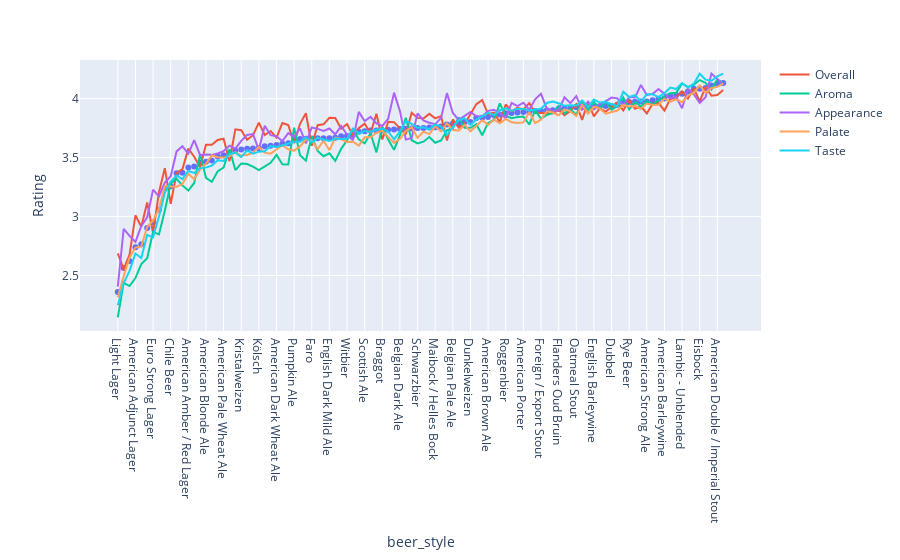

Write notebook code for a chart like this one.
### Markdown cell above
Q8: How do the beer styles differ in the individual ratings?

### Code cell
fig = px.scatter(df_beer_style_sorted, x="beer_style", y="review_mean", height=800)
fig.update_layout(yaxis_title="Rating")
fig.add_scatter(x=df_beer_style_sorted["beer_style"], y=df_beer_style_sorted["review_overall"], name="Overall")
fig.add_scatter(x=df_beer_style_sorted["beer_style"], y=df_beer_style_sorted["review_aroma"], name="Aroma")
fig.add_scatter(x=df_beer_style_sorted["beer_style"], y=df_beer_style_sorted["review_appearance"], name="Appearance")
fig.add_scatter(x=df_beer_style_sorted["beer_style"], y=df_beer_style_sorted["review_palate"], name="Palate")
fig.add_scatter(x=df_beer_style_sorted["beer_style"], y=df_beer_style_sorted["review_taste"], name="Taste")
fig.show()

### Figure 1 — Plotly figure (JSON) as saved in the notebook; plotly's stock layout.template omitted (floating-point values rounded to 4 significant figures)
{"data": [{"hovertemplate": "beer_style=%{x}<br>review_mean=%{y}<extra></extra>", "legendgroup": "", "marker": {"color": "#636efa", "symbol": "circle"}, "mode": "markers", "name": "", "showlegend": false, "type": "scatter", "x": ["Light Lager", "Low Alcohol Beer", "American Malt Liquor", "American Adjunct Lager", "Happoshu", "Japanese Rice Lager", "Euro Strong Lager", "Euro Pale Lager", "American Pale Lager", "Chile Beer", "Kvass", "Euro Dark Lager", "American Amber / Red Lager", "Black & Tan", "Fruit / Vegetable Beer", "American Blonde Ale", "Cream Ale", "English Pale Mild Ale", "American Pale Wheat Ale", "Herbed / Spiced Beer", "German Pilsener", "Kristalweizen", "Bock", "English Pale Ale", "Kölsch", "Irish Red Ale", "Munich Dunkel Lager", "American Dark Wheat Ale", "Czech Pilsener", "Vienna Lager", "Pumpkin Ale", "English Bitter", "Munich Helles Lager", "Faro", "English Brown Ale", "Märzen / Oktoberfest", "English Dark Mild Ale", "Dortmunder / Export Lager", "English India Pale Ale (IPA)", "Witbier", "Scottish Gruit / Ancient Herbed Ale", "English Stout", "Scottish Ale", "Winter Warmer", "California Common / Steam Beer", "Braggot", "American Amber / Red Ale", "Irish Dry Stout", "Belgian Dark Ale", "Sahti", "Berliner Weissbier", "Schwarzbier", "Altbier", "American Pale Ale (APA)", "Maibock / Helles Bock", "Extra Special / Strong Bitter (ESB)", "Bière de Champagne / Bière Brut", "Belgian Pale Ale", "Smoked Beer", "English Strong Ale", "Dunkelweizen", "Hefeweizen", "Keller Bier / Zwickel Bier", "American Brown Ale", "Bière de Garde", "Rauchbier", "Roggenbier", "Milk / Sweet Stout", "English Porter", "American Porter", "Gose", "American Stout", "Foreign / Export Stout", "Doppelbock", "Scotch Ale / Wee Heavy", "Flanders Oud Bruin", "American Double / Imperial Pilsner", "Belgian Strong Pale Ale", "Oatmeal Stout", "Wheatwine", "American IPA", "English Barleywine", "Tripel", "Lambic - Fruit", "Dubbel", "Saison / Farmhouse Ale", "Old Ale", "Rye Beer", "Belgian Strong Dark Ale", "American Black Ale", "American Strong Ale", "Baltic Porter", "Belgian IPA", "American Barleywine", "Flanders Red Ale", "Weizenbock", "Lambic - Unblended", "American Double / Imperial IPA", "Gueuze", "Eisbock", "American Wild Ale", "Russian Imperial Stout", "American Double / Imperial Stout", "Quadrupel (Quad)"], "xaxis": "x", "y": [2.36, 2.563, 2.623, 2.74, 2.765, 2.904, 2.95, 3.057, 3.242, 3.257, 3.368, 3.371, 3.416, 3.425, 3.456, 3.465, 3.476, 3.51, 3.521, 3.537, 3.559, 3.569, 3.574, 3.578, 3.579, 3.596, 3.6, 3.606, 3.616, 3.623, 3.649, 3.657, 3.659, 3.662, 3.663, 3.663, 3.665, 3.667, 3.68, 3.684, 3.692, 3.72, 3.723, 3.729, 3.73, 3.731, 3.737, 3.739, 3.743, 3.744, 3.747, 3.75, 3.752, 3.756, 3.757, 3.765, 3.781, 3.789, 3.792, 3.801, 3.802, 3.836, 3.838, 3.843, 3.858, 3.866, 3.877, 3.877, 3.882, 3.887, 3.887, 3.895, 3.897, 3.901, 3.902, 3.913, 3.918, 3.921, 3.926, 3.927, 3.93, 3.931, 3.935, 3.938, 3.938, 3.948, 3.971, 3.972, 3.973, 3.975, 3.976, 3.986, 3.998, 4.002, 4.023, 4.03, 4.042, 4.06, 4.083, 4.084, 4.091, 4.111, 4.129, 4.133], "yaxis": "y"}, {"name": "Overall", "type": "scatter", "x": ["Light Lager", "Low Alcohol Beer", "American Malt Liquor", "American Adjunct Lager", "Happoshu", "Japanese Rice Lager", "Euro Strong Lager", "Euro Pale Lager", "American Pale Lager", "Chile Beer", "Kvass", "Euro Dark Lager", "American Amber / Red Lager", "Black & Tan", "Fruit / Vegetable Beer", "American Blonde Ale", "Cream Ale", "English Pale Mild Ale", "American Pale Wheat Ale", "Herbed / Spiced Beer", "German Pilsener", "Kristalweizen", "Bock", "English Pale Ale", "Kölsch", "Irish Red Ale", "Munich Dunkel Lager", "American Dark Wheat Ale", "Czech Pilsener", "Vienna Lager", "Pumpkin Ale", "English Bitter", "Munich Helles Lager", "Faro", "English Brown Ale", "Märzen / Oktoberfest", "English Dark Mild Ale", "Dortmunder / Export Lager", "English India Pale Ale (IPA)", "Witbier", "Scottish Gruit / Ancient Herbed Ale", "English Stout", "Scottish Ale", "Winter Warmer", "California Common / Steam Beer", "Braggot", "American Amber / Red Ale", "Irish Dry Stout", "Belgian Dark Ale", "Sahti", "Berliner Weissbier", "Schwarzbier", "Altbier", "American Pale Ale (APA)", "Maibock / Helles Bock", "Extra Special / Strong Bitter (ESB)", "Bière de Champagne / Bière Brut", "Belgian Pale Ale", "Smoked Beer", "English Strong Ale", "Dunkelweizen", "Hefeweizen", "Keller Bier / Zwickel Bier", "American Brown Ale", "Bière de Garde", "Rauchbier", "Roggenbier", "Milk / Sweet Stout", "English Porter", "American Porter", "Gose", "American Stout", "Foreign / Export Stout", "Doppelbock", "Scotch Ale / Wee Heavy", "Flanders Oud Bruin", "American Double / Imperial Pilsner", "Belgian Strong Pale Ale", "Oatmeal Stout", "Wheatwine", "American IPA", "English Barleywine", "Tripel", "Lambic - Fruit", "Dubbel", "Saison / Farmhouse Ale", "Old Ale", "Rye Beer", "Belgian Strong Dark Ale", "American Black Ale", "American Strong Ale", "Baltic Porter", "Belgian IPA", "American Barleywine", "Flanders Red Ale", "Weizenbock", "Lambic - Unblended", "American Double / Imperial IPA", "Gueuze", "Eisbock", "American Wild Ale", "Russian Imperial Stout", "American Double / Imperial Stout", "Quadrupel (Quad)"], "y": [2.687, 2.552, 2.678, 3.01, 2.913, 3.12, 2.86, 3.204, 3.411, 3.108, 3.369, 3.402, 3.577, 3.507, 3.419, 3.609, 3.61, 3.649, 3.66, 3.47, 3.739, 3.733, 3.651, 3.69, 3.797, 3.691, 3.724, 3.668, 3.793, 3.776, 3.622, 3.787, 3.876, 3.6, 3.774, 3.782, 3.837, 3.836, 3.744, 3.784, 3.69, 3.75, 3.788, 3.705, 3.871, 3.653, 3.803, 3.801, 3.748, 3.697, 3.88, 3.837, 3.832, 3.871, 3.833, 3.853, 3.645, 3.824, 3.753, 3.786, 3.867, 3.954, 3.988, 3.869, 3.881, 3.8, 3.951, 3.892, 3.921, 3.909, 3.962, 3.88, 3.879, 3.876, 3.875, 3.904, 3.86, 3.896, 3.952, 3.82, 3.972, 3.85, 3.918, 3.891, 3.929, 3.965, 3.9, 3.989, 3.914, 3.935, 3.875, 3.957, 3.963, 3.899, 3.996, 4.011, 4.061, 4.0, 4.087, 3.975, 4.1, 4.025, 4.03, 4.073]}, {"name": "Aroma", "type": "scatter", "x": ["Light Lager", "Low Alcohol Beer", "American Malt Liquor", "American Adjunct Lager", "Happoshu", "Japanese Rice Lager", "Euro Strong Lager", "Euro Pale Lager", "American Pale Lager", "Chile Beer", "Kvass", "Euro Dark Lager", "American Amber / Red Lager", "Black & Tan", "Fruit / Vegetable Beer", "American Blonde Ale", "Cream Ale", "English Pale Mild Ale", "American Pale Wheat Ale", "Herbed / Spiced Beer", "German Pilsener", "Kristalweizen", "Bock", "English Pale Ale", "Kölsch", "Irish Red Ale", "Munich Dunkel Lager", "American Dark Wheat Ale", "Czech Pilsener", "Vienna Lager", "Pumpkin Ale", "English Bitter", "Munich Helles Lager", "Faro", "English Brown Ale", "Märzen / Oktoberfest", "English Dark Mild Ale", "Dortmunder / Export Lager", "English India Pale Ale (IPA)", "Witbier", "Scottish Gruit / Ancient Herbed Ale", "English Stout", "Scottish Ale", "Winter Warmer", "California Common / Steam Beer", "Braggot", "American Amber / Red Ale", "Irish Dry Stout", "Belgian Dark Ale", "Sahti", "Berliner Weissbier", "Schwarzbier", "Altbier", "American Pale Ale (APA)", "Maibock / Helles Bock", "Extra Special / Strong Bitter (ESB)", "Bière de Champagne / Bière Brut", "Belgian Pale Ale", "Smoked Beer", "English Strong Ale", "Dunkelweizen", "Hefeweizen", "Keller Bier / Zwickel Bier", "American Brown Ale", "Bière de Garde", "Rauchbier", "Roggenbier", "Milk / Sweet Stout", "English Porter", "American Porter", "Gose", "American Stout", "Foreign / Export Stout", "Doppelbock", "Scotch Ale / Wee Heavy", "Flanders Oud Bruin", "American Double / Imperial Pilsner", "Belgian Strong Pale Ale", "Oatmeal Stout", "Wheatwine", "American IPA", "English Barleywine", "Tripel", "Lambic - Fruit", "Dubbel", "Saison / Farmhouse Ale", "Old Ale", "Rye Beer", "Belgian Strong Dark Ale", "American Black Ale", "American Strong Ale", "Baltic Porter", "Belgian IPA", "American Barleywine", "Flanders Red Ale", "Weizenbock", "Lambic - Unblended", "American Double / Imperial IPA", "Gueuze", "Eisbock", "American Wild Ale", "Russian Imperial Stout", "American Double / Imperial Stout", "Quadrupel (Quad)"], "y": [2.144, 2.438, 2.411, 2.479, 2.597, 2.647, 2.87, 2.849, 3.049, 3.28, 3.319, 3.264, 3.22, 3.285, 3.53, 3.328, 3.294, 3.385, 3.415, 3.572, 3.394, 3.45, 3.445, 3.423, 3.394, 3.426, 3.456, 3.523, 3.443, 3.442, 3.754, 3.521, 3.474, 3.679, 3.557, 3.511, 3.536, 3.472, 3.574, 3.647, 3.743, 3.654, 3.62, 3.706, 3.545, 3.76, 3.653, 3.565, 3.689, 3.837, 3.647, 3.62, 3.635, 3.675, 3.625, 3.646, 3.732, 3.748, 3.841, 3.753, 3.753, 3.783, 3.69, 3.794, 3.82, 3.96, 3.853, 3.835, 3.845, 3.848, 3.781, 3.901, 3.829, 3.861, 3.879, 3.94, 3.873, 3.912, 3.864, 3.977, 3.902, 3.973, 3.917, 3.978, 3.907, 3.935, 4.009, 3.908, 3.973, 3.934, 3.982, 3.948, 3.984, 4.022, 4.046, 4.05, 4.127, 4.1, 4.117, 4.157, 4.135, 4.078, 4.162, 4.133]}, {"name": "Appearance", "type": "scatter", "x": ["Light Lager", "Low Alcohol Beer", "American Malt Liquor", "American Adjunct Lager", "Happoshu", "Japanese Rice Lager", "Euro Strong Lager", "Euro Pale Lager", "American Pale Lager", "Chile Beer", "Kvass", "Euro Dark Lager", "American Amber / Red Lager", "Black & Tan", "Fruit / Vegetable Beer", "American Blonde Ale", "Cream Ale", "English Pale Mild Ale", "American Pale Wheat Ale", "Herbed / Spiced Beer", "German Pilsener", "Kristalweizen", "Bock", "English Pale Ale", "Kölsch", "Irish Red Ale", "Munich Dunkel Lager", "American Dark Wheat Ale", "Czech Pilsener", "Vienna Lager", "Pumpkin Ale", "English Bitter", "Munich Helles Lager", "Faro", "English Brown Ale", "Märzen / Oktoberfest", "English Dark Mild Ale", "Dortmunder / Export Lager", "English India Pale Ale (IPA)", "Witbier", "Scottish Gruit / Ancient Herbed Ale", "English Stout", "Scottish Ale", "Winter Warmer", "California Common / Steam Beer", "Braggot", "American Amber / Red Ale", "Irish Dry Stout", "Belgian Dark Ale", "Sahti", "Berliner Weissbier", "Schwarzbier", "Altbier", "American Pale Ale (APA)", "Maibock / Helles Bock", "Extra Special / Strong Bitter (ESB)", "Bière de Champagne / Bière Brut", "Belgian Pale Ale", "Smoked Beer", "English Strong Ale", "Dunkelweizen", "Hefeweizen", "Keller Bier / Zwickel Bier", "American Brown Ale", "Bière de Garde", "Rauchbier", "Roggenbier", "Milk / Sweet Stout", "English Porter", "American Porter", "Gose", "American Stout", "Foreign / Export Stout", "Doppelbock", "Scotch Ale / Wee Heavy", "Flanders Oud Bruin", "American Double / Imperial Pilsner", "Belgian Strong Pale Ale", "Oatmeal Stout", "Wheatwine", "American IPA", "English Barleywine", "Tripel", "Lambic - Fruit", "Dubbel", "Saison / Farmhouse Ale", "Old Ale", "Rye Beer", "Belgian Strong Dark Ale", "American Black Ale", "American Strong Ale", "Baltic Porter", "Belgian IPA", "American Barleywine", "Flanders Red Ale", "Weizenbock", "Lambic - Unblended", "American Double / Imperial IPA", "Gueuze", "Eisbock", "American Wild Ale", "Russian Imperial Stout", "American Double / Imperial Stout", "Quadrupel (Quad)"], "y": [2.406, 2.896, 2.837, 2.786, 2.92, 2.994, 3.228, 3.171, 3.289, 3.342, 3.552, 3.596, 3.533, 3.648, 3.521, 3.525, 3.523, 3.535, 3.555, 3.602, 3.576, 3.642, 3.692, 3.699, 3.566, 3.771, 3.69, 3.68, 3.64, 3.707, 3.675, 3.749, 3.621, 3.756, 3.743, 3.727, 3.747, 3.696, 3.768, 3.695, 3.647, 3.888, 3.81, 3.845, 3.789, 3.768, 3.829, 4.051, 3.894, 3.652, 3.666, 3.875, 3.816, 3.795, 3.783, 3.837, 4.047, 3.878, 3.82, 3.856, 3.888, 3.851, 3.849, 3.896, 3.906, 3.878, 3.834, 3.965, 3.937, 3.966, 3.906, 3.994, 4.041, 3.913, 3.896, 3.902, 4.012, 3.962, 4.021, 3.908, 3.974, 3.909, 3.957, 3.977, 4.009, 4.003, 3.943, 4.014, 4.011, 4.116, 4.03, 4.041, 4.081, 4.04, 4.003, 4.013, 3.918, 4.081, 4.037, 3.963, 4.011, 4.213, 4.164, 4.12]}, {"name": "Palate", "type": "scatter", "x": ["Light Lager", "Low Alcohol Beer", "American Malt Liquor", "American Adjunct Lager", "Happoshu", "Japanese Rice Lager", "Euro Strong Lager", "Euro Pale Lager", "American Pale Lager", "Chile Beer", "Kvass", "Euro Dark Lager", "American Amber / Red Lager", "Black & Tan", "Fruit / Vegetable Beer", "American Blonde Ale", "Cream Ale", "English Pale Mild Ale", "American Pale Wheat Ale", "Herbed / Spiced Beer", "German Pilsener", "Kristalweizen", "Bock", "English Pale Ale", "Kölsch", "Irish Red Ale", "Munich Dunkel Lager", "American Dark Wheat Ale", "Czech Pilsener", "Vienna Lager", "Pumpkin Ale", "English Bitter", "Munich Helles Lager", "Faro", "English Brown Ale", "Märzen / Oktoberfest", "English Dark Mild Ale", "Dortmunder / Export Lager", "English India Pale Ale (IPA)", "Witbier", "Scottish Gruit / Ancient Herbed Ale", "English Stout", "Scottish Ale", "Winter Warmer", "California Common / Steam Beer", "Braggot", "American Amber / Red Ale", "Irish Dry Stout", "Belgian Dark Ale", "Sahti", "Berliner Weissbier", "Schwarzbier", "Altbier", "American Pale Ale (APA)", "Maibock / Helles Bock", "Extra Special / Strong Bitter (ESB)", "Bière de Champagne / Bière Brut", "Belgian Pale Ale", "Smoked Beer", "English Strong Ale", "Dunkelweizen", "Hefeweizen", "Keller Bier / Zwickel Bier", "American Brown Ale", "Bière de Garde", "Rauchbier", "Roggenbier", "Milk / Sweet Stout", "English Porter", "American Porter", "Gose", "American Stout", "Foreign / Export Stout", "Doppelbock", "Scotch Ale / Wee Heavy", "Flanders Oud Bruin", "American Double / Imperial Pilsner", "Belgian Strong Pale Ale", "Oatmeal Stout", "Wheatwine", "American IPA", "English Barleywine", "Tripel", "Lambic - Fruit", "Dubbel", "Saison / Farmhouse Ale", "Old Ale", "Rye Beer", "Belgian Strong Dark Ale", "American Black Ale", "American Strong Ale", "Baltic Porter", "Belgian IPA", "American Barleywine", "Flanders Red Ale", "Weizenbock", "Lambic - Unblended", "American Double / Imperial IPA", "Gueuze", "Eisbock", "American Wild Ale", "Russian Imperial Stout", "American Double / Imperial Stout", "Quadrupel (Quad)"], "y": [2.316, 2.496, 2.652, 2.737, 2.745, 2.914, 2.966, 3.064, 3.258, 3.257, 3.253, 3.276, 3.363, 3.316, 3.399, 3.447, 3.519, 3.502, 3.501, 3.51, 3.545, 3.518, 3.522, 3.543, 3.59, 3.542, 3.534, 3.568, 3.604, 3.571, 3.559, 3.595, 3.653, 3.645, 3.572, 3.643, 3.563, 3.669, 3.656, 3.633, 3.634, 3.601, 3.671, 3.671, 3.711, 3.727, 3.678, 3.625, 3.659, 3.725, 3.757, 3.667, 3.721, 3.699, 3.764, 3.723, 3.792, 3.736, 3.729, 3.778, 3.724, 3.772, 3.816, 3.777, 3.823, 3.791, 3.828, 3.8, 3.793, 3.798, 3.886, 3.793, 3.821, 3.893, 3.882, 3.859, 3.908, 3.893, 3.854, 3.947, 3.874, 3.931, 3.917, 3.872, 3.889, 3.899, 3.946, 3.934, 3.938, 3.913, 3.958, 3.946, 3.949, 4.0, 3.974, 3.994, 3.97, 4.026, 4.05, 4.112, 4.048, 4.09, 4.1, 4.127]}, {"name": "Taste", "type": "scatter", "x": ["Light Lager", "Low Alcohol Beer", "American Malt Liquor", "American Adjunct Lager", "Happoshu", "Japanese Rice Lager", "Euro Strong Lager", "Euro Pale Lager", "American Pale Lager", "Chile Beer", "Kvass", "Euro Dark Lager", "American Amber / Red Lager", "Black & Tan", "Fruit / Vegetable Beer", "American Blonde Ale", "Cream Ale", "English Pale Mild Ale", "American Pale Wheat Ale", "Herbed / Spiced Beer", "German Pilsener", "Kristalweizen", "Bock", "English Pale Ale", "Kölsch", "Irish Red Ale", "Munich Dunkel Lager", "American Dark Wheat Ale", "Czech Pilsener", "Vienna Lager", "Pumpkin Ale", "English Bitter", "Munich Helles Lager", "Faro", "English Brown Ale", "Märzen / Oktoberfest", "English Dark Mild Ale", "Dortmunder / Export Lager", "English India Pale Ale (IPA)", "Witbier", "Scottish Gruit / Ancient Herbed Ale", "English Stout", "Scottish Ale", "Winter Warmer", "California Common / Steam Beer", "Braggot", "American Amber / Red Ale", "Irish Dry Stout", "Belgian Dark Ale", "Sahti", "Berliner Weissbier", "Schwarzbier", "Altbier", "American Pale Ale (APA)", "Maibock / Helles Bock", "Extra Special / Strong Bitter (ESB)", "Bière de Champagne / Bière Brut", "Belgian Pale Ale", "Smoked Beer", "English Strong Ale", "Dunkelweizen", "Hefeweizen", "Keller Bier / Zwickel Bier", "American Brown Ale", "Bière de Garde", "Rauchbier", "Roggenbier", "Milk / Sweet Stout", "English Porter", "American Porter", "Gose", "American Stout", "Foreign / Export Stout", "Doppelbock", "Scotch Ale / Wee Heavy", "Flanders Oud Bruin", "American Double / Imperial Pilsner", "Belgian Strong Pale Ale", "Oatmeal Stout", "Wheatwine", "American IPA", "English Barleywine", "Tripel", "Lambic - Fruit", "Dubbel", "Saison / Farmhouse Ale", "Old Ale", "Rye Beer", "Belgian Strong Dark Ale", "American Black Ale", "American Strong Ale", "Baltic Porter", "Belgian IPA", "American Barleywine", "Flanders Red Ale", "Weizenbock", "Lambic - Unblended", "American Double / Imperial IPA", "Gueuze", "Eisbock", "American Wild Ale", "Russian Imperial Stout", "American Double / Imperial Stout", "Quadrupel (Quad)"], "y": [2.249, 2.435, 2.539, 2.686, 2.648, 2.844, 2.823, 2.999, 3.203, 3.297, 3.347, 3.318, 3.386, 3.37, 3.411, 3.415, 3.433, 3.477, 3.471, 3.529, 3.541, 3.505, 3.561, 3.533, 3.55, 3.553, 3.598, 3.589, 3.602, 3.616, 3.633, 3.634, 3.673, 3.628, 3.669, 3.653, 3.64, 3.662, 3.658, 3.66, 3.747, 3.705, 3.726, 3.72, 3.736, 3.745, 3.721, 3.654, 3.722, 3.81, 3.785, 3.752, 3.756, 3.74, 3.78, 3.765, 3.691, 3.758, 3.817, 3.833, 3.779, 3.822, 3.85, 3.88, 3.862, 3.902, 3.918, 3.895, 3.915, 3.913, 3.899, 3.906, 3.914, 3.963, 3.976, 3.961, 3.939, 3.944, 3.942, 3.985, 3.93, 3.992, 3.967, 3.972, 3.956, 3.936, 4.058, 4.014, 4.03, 3.974, 4.036, 4.036, 4.013, 4.046, 4.094, 4.082, 4.133, 4.094, 4.127, 4.211, 4.161, 4.152, 4.189, 4.213]}], "layout": {"autosize": true, "legend": {"tracegroupgap": 0}, "margin": {"t": 60}, "xaxis": {"anchor": "y", "autorange": true, "domain": [0, 1], "range": [-6.157, 109.2], "title": {"text": "beer_style"}, "type": "category"}, "yaxis": {"anchor": "x", "autorange": true, "domain": [0, 1], "range": [2.029, 4.328], "title": {"text": "Rating"}, "type": "linear"}}}
